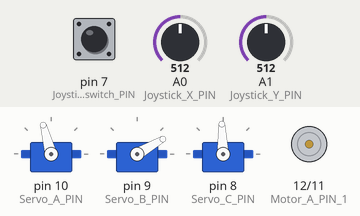
Simulated run of this sketch. Board: Arduino Uno, built with avr-gcc and run on an emulated ATmega328P. Parts: 3 × servo, motor-driver pin pairs drawn as motors (green arrow = first pin HIGH = forward, orange = second pin HIGH = backward, longer = more drive). The inputs (shaded band) are chosen by the test bench; at power-on: pin 7 (Joystick_switch_PIN) LOW, A1 (Joystick_Y_PIN) = 512, A0 (Joystick_X_PIN) = 512. What the sketch prints to the serial monitor is not drawn.

Above: at 1.2 s.
1.3 s: pin 7 (Joystick_switch_PIN) pulled HIGH for 3.2 s
At 4.0 s:
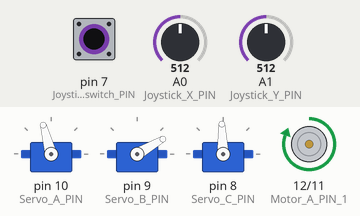
6.8 s: A1 (Joystick_Y_PIN) set to 716
At 7.3 s:
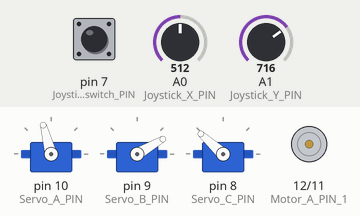
8.3 s: A0 (Joystick_X_PIN) set to 218
9.8 s: A0 (Joystick_X_PIN) set to 186
At 10.7 s:
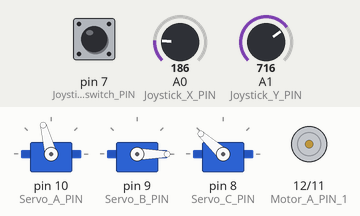
11.3 s: pin 7 (Joystick_switch_PIN) pulled HIGH for 0.15 s
At 11.8 s:
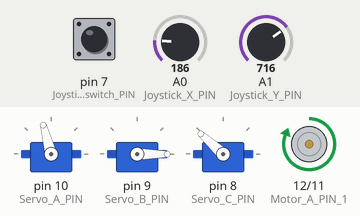
14.4 s: A1 (Joystick_Y_PIN) set to 900
At 15.5 s:
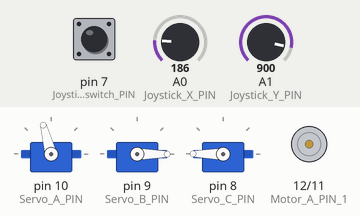
Timing chart, 0 to 16.9 s (numbered marks = the images above; inputs shaded):
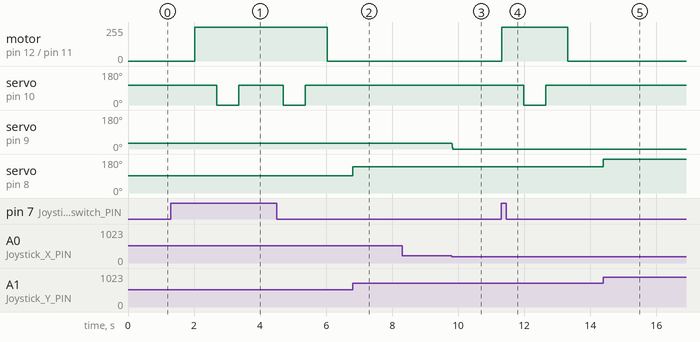

Measured:
- the behaviour switches between 200 and 199 on A0 (Joystick_X_PIN) (found by bisection; images 2 and 3)
- after the input at 1.3 s, motor on pin 12 (Motor_A_PIN_1) / pin 11 (Motor_A_PIN_2): stopped → forward 255/255 after 0.71 s, → stopped 4.0 s later; servo on pin 10 (Servo_A_PIN): alternates 105° for 1.3 s and 0° for 0.67 s, starting after 1.4 s
- after the input at 6.8 s, servo on pin 8 (Servo_C_PIN): 92° → 138° at once
- after the input at 8.3 s, every drawn part: stays the same
- after the input at 9.8 s, servo on pin 9 (Servo_B_PIN): 30° → 0° at once
- after the input at 11.3 s, motor on pin 12 (Motor_A_PIN_1) / pin 11 (Motor_A_PIN_2): stopped → forward 255/255 at once, → stopped 2.0 s later; servo on pin 10 (Servo_A_PIN): 105° → 0° after 0.68 s, → 105° 0.67 s later
- after the input at 14.4 s, servo on pin 8 (Servo_C_PIN): 138° → 180° at once

The sketch:

Shooting_machine.ino
```cpp
#include <Servo.h>

const int Serial_BAUDRATE = 9600;

//腳位宣告-start----------------------------------------------------------------
//需調整-------------------------------
const int Joystick_switch_PIN = 7;  //|
const int Joystick_X_PIN = 14;      //|
const int Joystick_Y_PIN = 15;      //|
const int Motor_A_PIN_1 = 12;       //|
const int Motor_A_PIN_2 = 11;       //|
const int Servo_A_PIN = 10;         //|
const int Servo_B_PIN = 9;          //|
const int Servo_C_PIN = 8;          //|
//需調整-------------------------------
//腳位宣告-end----------------------------------------------------------------

//伺服馬達-start----------------------------------------------------------------
// Servo_A->推球
// Servo_B->俯仰
// Servo_C->水平
Servo Servo_A, Servo_B, Servo_C;
//需調整-------------------------------
const int Servo_A_Angle_MAX = 0;    //|
const int Servo_A_Angle_MIN = 105;   //|
//需調整-------------------------------
int Servo_B_angle = 30;
int Servo_C_speed = 0;
//伺服馬達-end----------------------------------------------------------------

//射球設定-start----------------------------------------------------------------
//可調整-------------------------------
const int shot_timeout = 2000;      //|
//可調整-------------------------------
long last_press_time = 0;
boolean shotting = false;
//射球設定-end----------------------------------------------------------------

int Joystick_X = 0;
int Joystick_Y = 0;

void setup() {
  Serial.begin(Serial_BAUDRATE);

  //腳位設定-start----------------------------------------------------------------
  pinMode(Joystick_switch_PIN, INPUT);
  pinMode(Joystick_X_PIN, INPUT);
  pinMode(Joystick_Y_PIN, INPUT);
  pinMode(Motor_A_PIN_1, OUTPUT);
  pinMode(Motor_A_PIN_2, OUTPUT);
  pinMode(Servo_A_PIN, OUTPUT);
  pinMode(Servo_B_PIN, OUTPUT);
  pinMode(Servo_C_PIN, OUTPUT);
  //腳位設定-end----------------------------------------------------------------

  //伺服馬達設定-start----------------------------------------------------------------
  Servo_A.attach(Servo_A_PIN);
  Servo_B.attach(Servo_B_PIN);
  Servo_C.attach(Servo_C_PIN);
  //伺服馬達設定-end----------------------------------------------------------------
}

void loop() {
  //射球控制-start----------------------------------------------------------------
  Serial.print(digitalRead(Joystick_switch_PIN));
  if (shotting == false) {
    if (millis() - last_press_time >= shot_timeout) {
      if (digitalRead(Joystick_switch_PIN) == HIGH) {
        shotting = true;
        Serial.print("shotting true");
        last_press_time = millis();
      } else {
        shotting = false;
      }
    }
  }
  if (shotting) {
    if ((millis() - last_press_time) >= shot_timeout) {
      shotting = false;
    } else if ((millis() - last_press_time) >= ((shot_timeout / 3) * 2)) {
      Servo_A.write(Servo_A_Angle_MIN);
    } else if ((millis() - last_press_time) >= (shot_timeout / 3)) {
      Servo_A.write(Servo_A_Angle_MAX);
    } else {
      //開啟馬達-start----------------------------------------------------------------
      //需調整-------------------------------
      digitalWrite(Motor_A_PIN_1, HIGH);  //|
      digitalWrite(Motor_A_PIN_2, LOW);   //|
      //需調整-------------------------------
      //開啟馬達-end----------------------------------------------------------------
    }
  } else {
    //關閉馬達-start----------------------------------------------------------------
    digitalWrite(Motor_A_PIN_1, LOW);
    digitalWrite(Motor_A_PIN_2, LOW);
    //關閉馬達-end----------------------------------------------------------------
    //將射球伺服馬達轉動至初始位置
    Servo_A.write(Servo_A_Angle_MIN);
    //Serial.print("Servo_A_Angle_MIN");
  }
  //射球控制-end----------------------------------------------------------------

  //俯仰控制-start----------------------------------------------------------------
  Joystick_X = analogRead(Joystick_X_PIN);
  //Serial.print("X");
  //Serial.print(Joystick_X);

  if (Joystick_X > 500) {
    Servo_B_angle += 1;
  } else if (Joystick_X < 200) {
    Servo_B_angle -= 1;
  }
  //Serial.print("Servo_B_angle");
  //Serial.print(Servo_B_angle);
  if (Servo_B_angle > 30) {
    Servo_B_angle = 30;
  } else if (Servo_B_angle < 0) {
    Servo_B_angle = 0;
  }
  Servo_B.write(Servo_B_angle);
  //俯仰控制-end----------------------------------------------------------------

  //水平控制-start----------------------------------------------------------------
  Joystick_Y = analogRead(Joystick_Y_PIN);
  //Serial.print("Y");
  //Serial.println(Joystick_Y);
  if (Joystick_Y > 500) {
    Servo_C_speed = map(Joystick_Y, 500, 700, 90, 135);
  } else if (Joystick_Y < 200) {
    Servo_C_speed = map(Joystick_Y, 0, 200, 45, 90);
  }
  Servo_C.write(Servo_C_speed);
  //水平控制-end----------------------------------------------------------------
}
```
